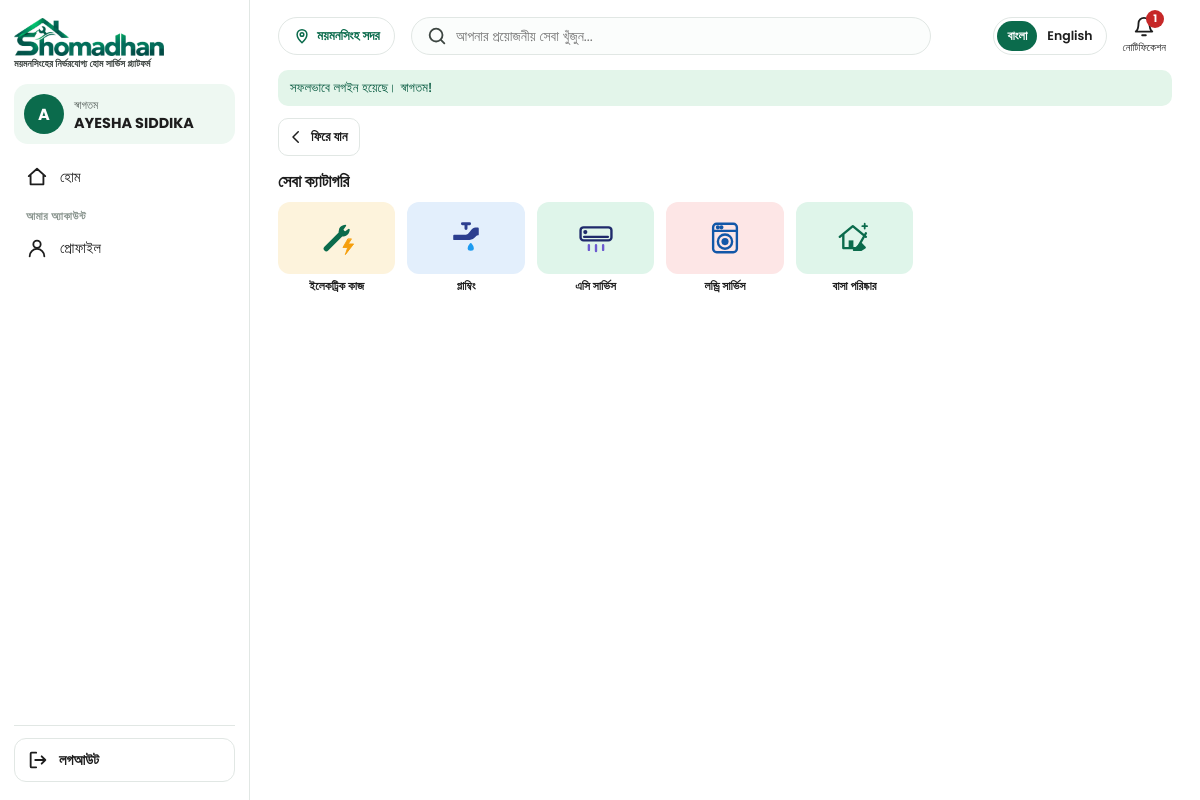
Screenshot of /public/user-dashboard.php?list=services (signed in) with the database file from the repository.
### tables this page shows
CREATE TABLE `services` (
  `id`         INT UNSIGNED NOT NULL AUTO_INCREMENT,
  `name_bn`    VARCHAR(60)  NOT NULL,
  `name_en`    VARCHAR(60)  NOT NULL,
  `icon`       VARCHAR(255) NOT NULL,                  
  `color`      ENUM('sand','sky','mint','rose','lilac','gray') NOT NULL DEFAULT 'mint',    
  `sort_order` INT NOT NULL DEFAULT 0,
  `is_active`  TINYINT(1) NOT NULL DEFAULT 1,
  `created_by` INT UNSIGNED NULL DEFAULT NULL,          
  PRIMARY KEY (`id`),
  KEY `idx_services_created_by` (`created_by`),
  CONSTRAINT `fk_services_created_by` FOREIGN KEY (`created_by`) REFERENCES `staff` (`id`) ON DELETE RESTRICT
);

### app/helpers/functions.php (called while the page is built, shortened)
<?php
function e($text)
{
    return htmlspecialchars((string)$text, ENT_QUOTES, 'UTF-8');
}
function view($file, $data = [])
{
    extract($data);
    require APP_PATH . '/views/' . $file . '.php';
}
function csrf_token()
{
    return $_SESSION['csrf'];
}
function asset($path)
{
    $file = dirname(__DIR__, 2) . '/public/' . $path;
    return $path . (is_file($file) ? '?v=' . filemtime($file) : '');
}
function flash_get($key, $default = '')
{
    $value = $_SESSION['flash'][$key] ?? $default;
    return $value;
}
function lang_texts()
{
    $lang = ($_COOKIE['lang'] ?? '') === 'en' ? 'en' : 'bn';
    return [$lang, require APP_PATH . '/lang/' . $lang . '.php'];
}

### app/controllers/UserHomeController.php (called while the page is built, shortened)
<?php
require_once APP_PATH . '/models/HomeContentModel.php';
class UserHomeController
{
    public function index()
    {
        $user = require_role('user');
        list($lang, $t) = lang_texts();
        $data = [
            'lang'          => $lang,
            't'             => $t,
            'user'          => $user,
            'notice'        => flash_get('notice'),
            'services'      => HomeContentModel::services(true),
            'notifications' => HomeContentModel::notifications(true, 20),
            'changes'       => AccountChangeModel::forAccount('user', $user['id'], 10),
            'unread'        => HomeContentModel::unreadCount($user['id']) + AccountChangeModel::unseen('user', $user['id']),
            'q'             => mb_substr(trim((string)($_GET['q'] ?? '')), 0, 60, 'UTF-8'),
            'mode'          => 'home',
        ];
        $serviceId = (int)($_GET['service'] ?? 0);
        $list      = (string)($_GET['list'] ?? '');
        if ($data['q'] !== '') {
            $data['mode']  = 'list';
            $data['title'] = sprintf($t['home_search_for'], $data['q']);
            $data['items'] = HomeContentModel::search($data['q']);
        } elseif ($serviceId && ($sv = HomeContentModel::service($serviceId)) && $sv['is_active']) {
            $data['mode']  = 'list';
            $data['title'] = $lang === 'en' ? $sv['name_en'] : $sv['name_bn'];
            $data['items'] = HomeContentModel::inService($serviceId);
        } elseif ($list === 'popular' || $list === 'new') {
            $data['mode']  = 'list';
            $data['title'] = $t[$list === 'popular' ? 'home_popular' : 'home_new'];
            $data['items'] = $list === 'popular' ? HomeContentModel::popular() : HomeContentModel::newest();
        } elseif ($list === 'services') {
            $data['mode']  = 'services';
        }
        view('user/home', $data);
    }
}

### public/user-dashboard.php (called while the page is built, shortened)
<?php
require_once APP_PATH . '/controllers/UserHomeController.php';
(new UserHomeController())->index();

### app/core/Database.php (called while the page is built)
<?php
class Database
{
    private static $pdo = null;
    public static function get()
    {
        if (self::$pdo === null) {
            $file = ROOT_PATH . '/config/database.php';
            if (!is_file($file)) {
                $file = ROOT_PATH . '/config/database.example.php';
            }
            $c = require $file;
            $dsn = 'mysql:host=' . $c['host'] . ';port=' . (int)$c['port'] . ';dbname=' . $c['database'] . ';charset=utf8mb4';
            self::$pdo = new PDO($dsn, $c['username'], $c['password'], [
                PDO::ATTR_ERRMODE            => PDO::ERRMODE_EXCEPTION,
                PDO::ATTR_DEFAULT_FETCH_MODE => PDO::FETCH_ASSOC,
                PDO::ATTR_EMULATE_PREPARES   => false,
            ]);
            self::$pdo->exec("SET time_zone = '+06:00'");
        }
        return self::$pdo;
    }
}

### app/models/HomeContentModel.php (called while the page is built, shortened)
<?php
class HomeContentModel
{
    private static function db()
    {
        return Database::get();
    }
    private static function all($sql, array $args = [])
    {
        $st = self::db()->prepare($sql);
        $st->execute($args);
        return $st->fetchAll();
    }
    public static function services($onlyActive = false)
    {
        return self::all(
            'SELECT s.*, (SELECT COUNT(*) FROM sub_services x WHERE x.service_id = s.id) AS sub_count
             FROM services s' . ($onlyActive ? ' WHERE s.is_active = 1' : '') . ' ORDER BY s.sort_order, s.id'
        );
    }
}

### app/helpers/auth.php (called while the page is built, shortened)
<?php
function current_account()
{
    static $cache = [];
    $auth = $_SESSION['auth'] ?? null;
    $key = ($auth['kind'] ?? '') . ':' . $auth['id'];
    if (!array_key_exists($key, $cache)) {
        $cache[$key] = AccountModel::findByKind($auth['kind'] ?? '', (int)$auth['id']);
    }
    $account = $cache[$key];
    return $account;
}
function require_role($role)
{
    $account = require_first_password_done();
    return $account;
}
function require_first_password_done()
{
    $account = current_account();
    return $account;
}

### app/models/AccountModel.php (called while the page is built, shortened)
<?php
class AccountModel
{
    private static function db()
    {
        return Database::get();
    }
    private static function table($role)
    {
        return $role === 'user' || $role === 'users' ? 'users' : 'staff';
    }
    private static function one($sql, array $args)
    {
        $st = self::db()->prepare($sql);
        $st->execute($args);
        return $st->fetch() ?: null;
    }
    private static function shape($row, $table)
    {
        return $table === 'users' ? $row + ['role' => 'user', 'kind' => 'user'] : $row + ['kind' => 'staff'];
    }
    public static function findByKind($kind, $id)
    {
        $table = self::table($kind);
        return self::shape(self::one('SELECT * FROM ' . $table . ' WHERE id = ? AND deleted_at IS NULL', [$id]), $table);
    }
}

### config/database.example.php (called while the page is built)
<?php
return [
    'host'     => '127.0.0.1',
    'port'     => 3306,
    'database' => 'shomadhan',
    'username' => 'root',
    'password' => '',
];

### app/views/user/home.php (the view, shortened to what this page needs)
<?php
$nm  = function ($row, $f = 'name') use ($lang) { return $row[$f . '_' . $lang] ?? $row[$f . '_bn']; };
$card = function ($x, $isNew = false) use ($nm, $t) {
    ob_start(); ?>
    <a class="svc-card" href="user-dashboard.php?service=<?= (int)$x['service_id'] ?>">
        <span class="svc-img tile-<?= e($x['service_color']) ?>">
            <?php if ($x['image']): ?><img src="<?= e($x['image']) ?>" alt="" loading="lazy"><?php else: ?><img class="ph" src="<?= e($x['service_icon']) ?>" alt=""><?php endif; ?>
            <?php if ($isNew): ?><span class="badge-new"><?= e($t['home_new_badge']) ?></span><?php endif; ?>
        </span>
        <span class="svc-body">
            <span class="svc-name"><?= e($nm($x)) ?><?php if ($nm($x, 'detail')): ?> <span class="svc-detail"><?= e($nm($x, 'detail')) ?></span><?php endif; ?></span>
            <span class="svc-meta">
                <?php if ((float)$x['rating'] > 0): ?><span class="stars">★ <b><?= e($x['rating']) ?></b> <span>(<?= (int)$x['rating_count'] ?>)</span></span><?php else: ?><span></span><?php endif; ?>
                <span class="price">৳ <?= e(number_format((int)$x['price'])) ?> <?= e($t['home_from']) ?></span>
            </span>
        </span>
    </a>
    <?php return ob_get_clean();
};
$tile = function ($s) use ($nm) { ?>
    <a class="cat" href="user-dashboard.php?service=<?= (int)$s['id'] ?>">
        <span class="cat-ic tile-<?= e($s['color']) ?>"><img src="<?= e($s['icon']) ?>" alt=""></span>
        <span class="cat-name"><?= e($nm($s)) ?></span>
    </a>
<?php };
?>
<!DOCTYPE html>
<html lang="<?= e($lang) ?>">
<head>
</head>
<body>
<?php
$active = $mode === 'home' ? 'home' : (string)($_GET['list'] ?? '');
$sideGroups = [
    ['', [
        'home'     => ['user-dashboard.php',               'side_home',     '<path d="M3 11 12 3l9 8M5 10v10h14V10"/>'],
    ]],
    ['grp_me', [
        'profile'  => ['profile.php',                      'pf_menu',       '<circle cx="12" cy="8" r="4"/><path d="M4 21a8 8 0 0 1 16 0"/>'],
    ]],
];
?>
<aside class="side-menu u-side" id="side-menu" aria-label="<?= e($t['side_menu']) ?>">
    <div class="side-top">
        <a class="side-brand" href="user-dashboard.php">
            <img src="<?= e(asset('assets/images/logo.png')) ?>" alt="Shomadhan">
            <small><?= e($t['tagline']) ?></small>
        </a>
    </div>
    <nav class="side-nav">
        <?php foreach ($sideGroups as $g): ?>
            <?php if ($g[0] !== ''): ?><p class="nav-grp"><?= e($t[$g[0]]) ?></p><?php endif; ?>
            <?php foreach ($g[1] as $key => $l): ?>
            <a href="<?= e($l[0]) ?>"<?= $active === $key ? ' class="on" aria-current="page"' : '' ?>><svg class="ic" viewBox="0 0 24 24" aria-hidden="true"><?= $l[2] ?></svg><?= e($t[$l[1]]) ?></a>
            <?php endforeach; ?>
        <?php endforeach; ?>
    </nav>
    <div class="side-bottom">
    </div>
</aside>
<div class="shell">
    <header class="top">
        <span class="loc">
            <svg class="ic" viewBox="0 0 24 24" aria-hidden="true"><path d="M12 21s-6.5-6-6.5-11a6.5 6.5 0 0 1 13 0c0 5-6.5 11-6.5 11z"/><circle cx="12" cy="10" r="2.4"/></svg>
            <?= e($t['home_location']) ?>
        </span>
        <form class="search" method="get" action="user-dashboard.php" role="search">
            <svg class="ic" viewBox="0 0 24 24" aria-hidden="true"><circle cx="11" cy="11" r="7"/><path d="m20 20-3.5-3.5"/></svg>
            <input type="search" name="q" value="<?= e($q) ?>" maxlength="60" placeholder="<?= e($t['home_search_ph']) ?>" aria-label="<?= e($t['home_search_ph']) ?>">
        </form>
        <div class="tools">
            <div class="notif">
                <button type="button" class="tool" id="bell" aria-expanded="false" aria-controls="notif-panel">
                    <span class="tool-ic">
                        <svg class="ic" viewBox="0 0 24 24" aria-hidden="true"><path d="M6 8a6 6 0 0 1 12 0c0 7 3 9 3 9H3s3-2 3-9M10 21h4"/></svg>
                        <?php if ($unread > 0): ?><span class="count" id="bell-count"><?= $unread > 9 ? '9+' : (int)$unread ?></span><?php endif; ?>
                    </span>
                    <span class="tool-txt"><?= e($t['home_notifications']) ?></span>
                </button>
            </div>
        </div>
    </header>
    <main class="content" data-csrf="<?= e(csrf_token()) ?>">
        <?php if ($notice !== ''): ?><p class="flash" role="status"><?= e($notice) ?></p><?php endif; ?>
        <?php if ($mode === 'home'): ?>
            <?php if ($banners): ?>
            <section class="slider" aria-label="<?= e($t['home_offers']) ?>">
                <div class="slides" id="slides">
                    <?php foreach ($banners as $i => $b): ?>
                        <div class="slide"><img src="<?= e($b['image']) ?>" alt="<?= e($b['title'] ?? '') ?>"<?= $i ? ' loading="lazy"' : '' ?>></div>
                    <?php endforeach; ?>
                </div>
                <?php if (count($banners) > 1): ?>
                    <button type="button" class="arrow prev" aria-label="Previous">‹</button>
                    <button type="button" class="arrow next" aria-label="Next">›</button>
                    <div class="dots"><?php foreach ($banners as $i => $b): ?><span<?= $i ? '' : ' class="on"' ?>></span><?php endforeach; ?></div>
                <?php endif; ?>
            </section>
            <?php endif; ?>
            <section class="sec">
                <div class="sec-head"><h2><?= e($t['home_categories']) ?></h2><a href="user-dashboard.php?list=services"><?= e($t['home_see_all_services']) ?> →</a></div>
                <div class="cats">
                    <?php foreach (array_slice($services, 0, 6) as $s) { $tile($s); } ?>
                </div>
            </section>
            <?php if ($popular): ?>
            <section class="sec">
                <div class="sec-head"><h2><?= e($t['home_popular']) ?></h2><a href="user-dashboard.php?list=popular"><?= e($t['home_see_all']) ?> →</a></div>
                <div class="cards home-cards"><?php foreach ($popular as $x) { echo $card($x); } ?></div>
            </section>
            <?php endif; ?>
            <?php if ($newest): ?>
            <section class="sec">
                <div class="sec-head"><h2><?= e($t['home_new']) ?></h2><a href="user-dashboard.php?list=new"><?= e($t['home_see_all']) ?> →</a></div>
                <div class="cards cards-new home-cards"><?php foreach ($newest as $x) { echo $card($x, true); } ?></div>
            </section>
            <?php endif; ?>
        <?php elseif ($mode === 'services'): ?>
            <section class="sec">
                <a class="page-back" href="user-dashboard.php"><svg class="ic" viewBox="0 0 24 24" aria-hidden="true"><path d="m15 5-7 7 7 7"/></svg><?= e($t['login_back']) ?></a>
                <div class="sec-head"><h2><?= e($t['home_categories']) ?></h2></div>
                <div class="cats cats-all"><?php foreach ($services as $s) { $tile($s); } ?></div>
            </section>
        <?php endif; ?>
    </main>
</div>
</body>
</html>

### public/assets/css/base.css (style rules this page uses)
:root { --green: #0b6b4c; --green-dark: #075a40; --green-soft: #e3f5ea; --text: #1d1d1d; --muted: #5b6460; --line: #e1e7e4; --red: #c62828; --red-soft: #fdecec; --gold: #f5a623; --bg: #f3f7f5; --focus: #f59e0b; --font: 'Poppins', 'Hind Siliguri', system-ui, sans-serif; }
* { box-sizing: border-box; margin: 0; padding: 0; }
a { color: inherit; text-decoration: none; }
.ic { width: 20px; height: 20px; fill: none; stroke: currentColor; stroke-width: 2; stroke-linecap: round; stroke-linejoin: round; flex: none; }
.nav-grp { margin: 10px 12px 2px; font-size: .7rem; font-weight: 600; letter-spacing: .04em; text-transform: uppercase; color: #8a958f; }
.side-menu { position: fixed; top: 0; left: 0; bottom: 0; z-index: 60; width: 270px; max-width: 86vw; display: flex; flex-direction: column; padding: 18px 14px; background: #fff; border-right: 1px solid var(--line); overflow-y: auto; transform: translateX(-105%); transition: transform .25s ease; }
.side-top { display: flex; align-items: flex-start; justify-content: space-between; gap: 8px; }
@media (min-width: 900px) { .side-menu { transform: none; z-index: 20; } }
.side-nav { display: flex; flex-direction: column; gap: 2px; }
.side-nav a, .side-nav button { display: flex; align-items: center; gap: 12px; width: 100%; padding: 8px 12px; border: 0; border-radius: 12px; background: none; color: var(--text); font: 500 .92rem var(--font); white-space: nowrap; text-align: left; cursor: pointer; }
.side-bottom { margin-top: auto; display: flex; flex-direction: column; gap: 8px; padding-top: 12px; border-top: 1px solid var(--line); }
.page-back { display: inline-flex; align-items: center; gap: 6px; height: 38px; padding: 0 12px 0 8px; border: 1px solid var(--line); border-radius: 10px; background: #fff; color: var(--text); font: 600 .82rem var(--font); text-decoration: none; cursor: pointer; }
.page-back .ic { width: 18px; height: 18px; }

### rows the page displays
services: icon (picture), name_bn "ইলেকট্রিক কাজ"
services: icon (picture), name_bn "প্লাম্বিং"
services: icon (picture), name_bn "এসি সার্ভিস"
services: icon (picture), name_bn "লন্ড্রি সার্ভিস"
services: icon (picture), name_bn "বাসা পরিষ্কার"

### other values shown
$t['tagline'] "ময়মনসিংহের নির্ভরযোগ্য হোম সার্ভিস প্ল্যাটফর্ম"
mb_substr(($name ?? '') !== '' ? $name : 'U', 0, 1, 'UTF-8') "A"
$t['side_hello'] "স্বাগতম"
$name "AYESHA SIDDIKA"
$t[$l[1]] "হোম"
$t[$g[0]] "আমার অ্যাকাউন্ট"
$t[$l[1]] "প্রোফাইল"
$inner "লগআউট"
$t['home_location'] "ময়মনসিংহ সদর"
$unread "1"
$t['home_notifications'] "নোটিফিকেশন"
$notice "সফলভাবে লগইন হয়েছে। স্বাগতম!"
$t['login_back'] "ফিরে যান"
$t['home_categories'] "সেবা ক্যাটাগরি"
